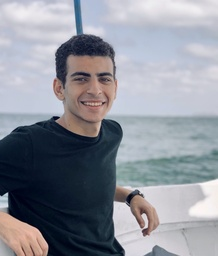
#> input picture Images/me.jpg, 218 x 256 px, shrunk from 1356 x 1589 before the run
$ python mainDec.py
#> lines starting #> are read from the running program, lines starting #| are printed output that depends on the picture
import numpy as np
import cv2
from decimal import *
import pickle
getcontext().prec = 60

img = cv2.imread('../Images/me.jpg',0)
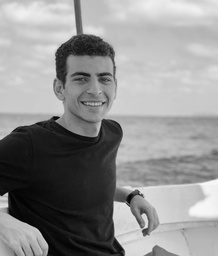
#> img: shape (256, 218); min 0, max 250, mean 144.1
imgOriginal = img
img = img.flatten();
blockSize = 16

probabilities = {}
totalPixels = len(img)
#> totalPixels = 55808

zerosAtEnd = blockSize - ( blockSize if totalPixels%blockSize == 0 else totalPixels%blockSize)
#> zerosAtEnd = 0
img = np.append(img, np.zeros(zerosAtEnd))


for colorDegree in img:
    if colorDegree in probabilities:
        probabilities[colorDegree] += 1
    else:
        probabilities[colorDegree] = 1
#> this loop made 55808 passes
#> colorDegree on passes 1 to 3: 192, 192, 191
#> after the loop, probabilities = 251 items

for colorDegree in probabilities:
  probabilities[colorDegree] = Decimal( probabilities[colorDegree] ) / Decimal( totalPixels )
#> this loop made 251 passes
#> colorDegree on passes 1 to 3: 192, 191, 190


# a function that takes a symbol and the probability dictionary and returns the cumulative probability
def getSumProb(symbol, probDic):
    sum = 0
    probSymbol = 0

    for s in probDic:
        if(s == symbol):
            probSymbol = probDic[s]
            break
        else :
            sum += probDic[s]

    sumWithSymbol = sum + probSymbol

    return [sum, sumWithSymbol ]

# a dictionary with the cumulative probabilty of each symbol
cumulativeProbDic = {}

for symbol in probabilities:
    cumulativeProbDic[symbol] = getSumProb(symbol, probabilities)
#> this loop made 251 passes
#> after the loop, cumulativeProbDic = 251 items


testDic = {
    'a': 0.7,
    'b': 0.1,
    'c': 0.2
}


imgReshaped = np.reshape(img, (-1,blockSize))


def arithmeticCode(sentence, prevLowerLimit, prevUpperLimit, probabilitiesDic, cumulativeProbDic):
    currentLowerLimit = prevLowerLimit + ( prevUpperLimit - prevLowerLimit )*cumulativeProbDic[ sentence[0] ][0]
    currentUpperLimit = prevLowerLimit + ( prevUpperLimit - prevLowerLimit )*cumulativeProbDic[ sentence[0] ][1]

    if( len(sentence) == 1 ):
        return ( currentLowerLimit + currentUpperLimit ) / Decimal(2)
    else:
        return arithmeticCode(sentence[1:], currentLowerLimit, currentUpperLimit, probabilitiesDic, cumulativeProbDic)

tags=[]
for x in imgReshaped:
    tags.append( arithmeticCode(x, Decimal(0), Decimal(1), probabilities, cumulativeProbDic) )
#> after the loop, tags = 3488 items
tag = arithmeticCode(imgReshaped[0], 0, 1, probabilities, cumulativeProbDic)


# [10 lines of commented-out code are left out]
def decode(tag, prevLowerLimit, prevUpperLimit, probabilitiesDic, cumulativeProbDic, terminator,decoded=[], counter=0):
    counter+=1 # iterator to keep track of the number of function calls
    global decodedImg
    # terminate on this condition
    if(counter == terminator):
        counter = 0
        return decodedImg

    # loop over all the symbols we have and get the range in which this tag exist
    for symbol in probabilitiesDic:
        currentUpperLimit = prevLowerLimit + ( prevUpperLimit - prevLowerLimit )*cumulativeProbDic[ symbol ][1]
        # if the tag exists in this range then this is the required symbol and we move on to get the next symbol
        if(tag <= currentUpperLimit ):
            decodedImg.append(symbol)
            currentLowerLimit = prevLowerLimit + ( prevUpperLimit - prevLowerLimit )*cumulativeProbDic[ symbol ][0]
            return decode(tag, currentLowerLimit, currentUpperLimit, probabilitiesDic, cumulativeProbDic,terminator, decoded, counter)


# [6 lines of commented-out code are left out]
decodedImg = []
counter=0
for tag in tags:
    counter+=1
    print(counter)
    decode(tag, Decimal(0), Decimal(1), probabilities, cumulativeProbDic, blockSize+1, [])
#> this loop made 3488 passes
#| 1
#| 2
#| 3
#| 4
#| 5
#| 6
#| 7
#| 8
#> (further printed lines are left out)

decodedImg=np.array(decodedImg[:len(decodedImg)-zerosAtEnd])

decodedImg = np.reshape(decodedImg, imgOriginal.shape) #me.jog


cv2.imwrite('output.png',decodedImg)

# [5 lines of commented-out code are left out]
